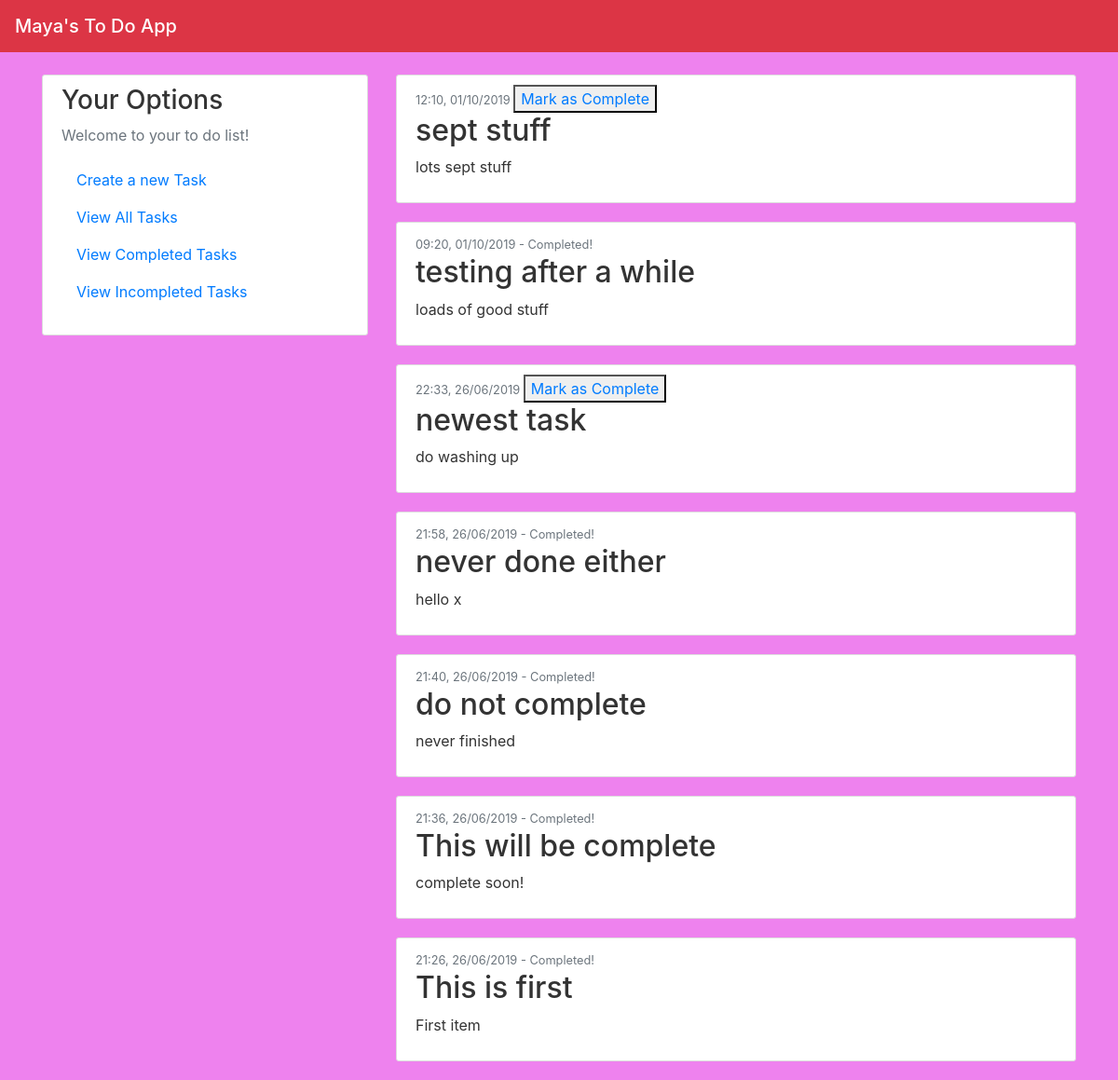
The page /view_all on the database as committed earlier.
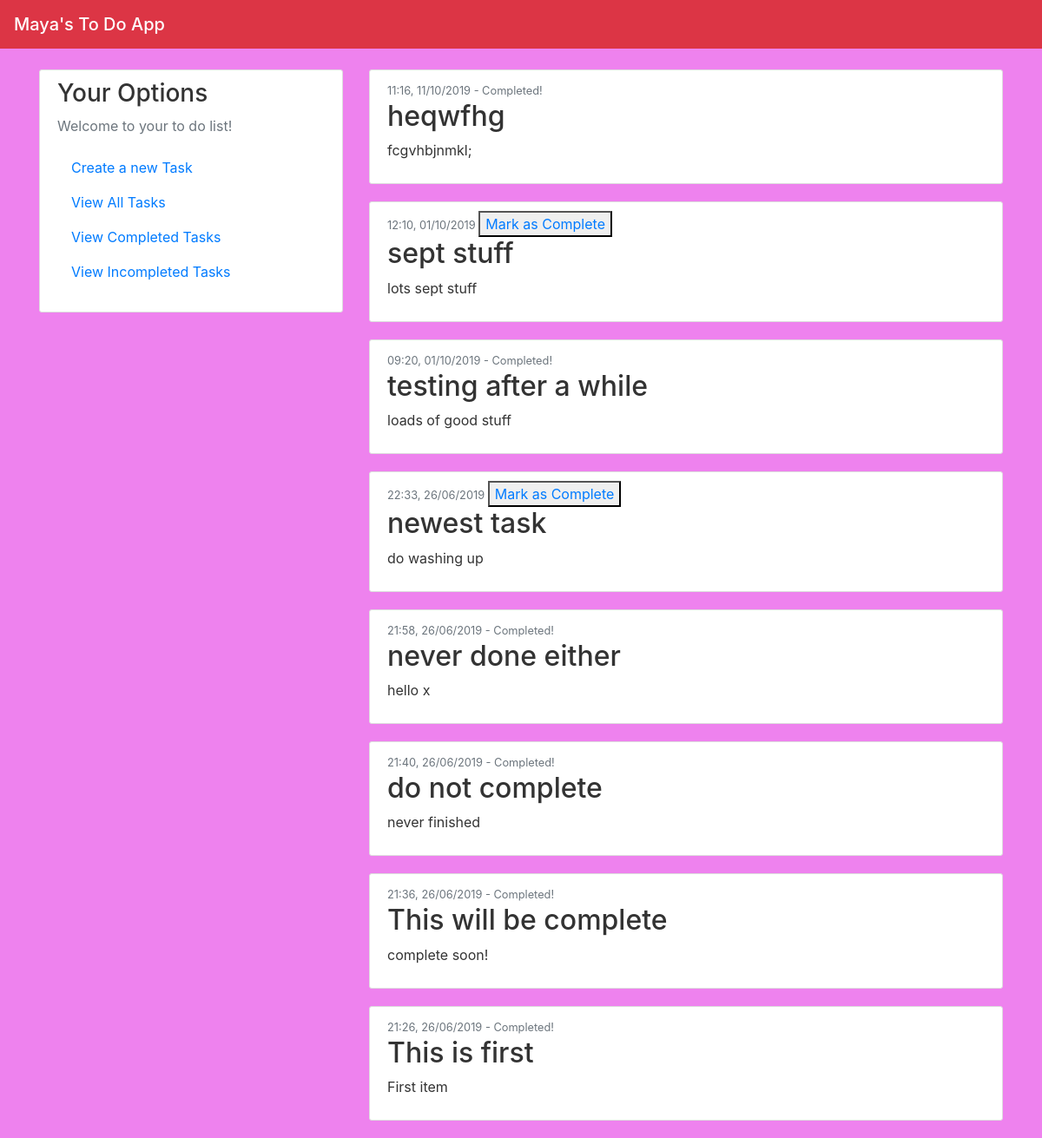
The same page on the database as committed later.
### app.py (models this page shows, shortened)
class Items(db.Model):
    id = db.Column(db.Integer, primary_key=True)
    title = db.Column(db.String(20), unique=False, nullable=False)
    content = db.Column(db.String(120), unique=True, nullable=False)
    date_posted = db.Column(db.DateTime, nullable=False, default=datetime.utcnow)
    complete = db.Column(db.Boolean, unique=False)

### app.py (the view)
@app.route("/view_all")
def view_all():
    posts = Items.query.order_by(Items.date_posted.desc()).all()
    return render_template('view_all.html', posts=posts)

### templates/view_all.html
{% extends "index.html" %}
{% block content %}
    {% for post in posts %}
        <article class="media content-section">
          <div class="media-body">
            <div class="article-metadata">
              {% if post.complete == False %}
                <small class="text-muted">{{ post.date_posted.strftime("%H:%M, %d/%m/%Y") }} </small>
                <button type="button"> <a href="{{ url_for('view_completed',id=post.id) }}"> Mark as Complete </a> </button>
              {% elif post.complete == True %}
                <small class="text-muted">{{ post.date_posted.strftime("%H:%M, %d/%m/%Y") }} - Completed! </small>
              {% endif %}
            </div>
            <h2><a class="article-title">{{ post.title }}</a> </h2>
            <p class="article-content">{{ post.content }}</p>
          </div>
        </article>
    {% endfor %}
{% endblock content %}

### templates/index.html (shortened to what this page needs)
<!DOCTYPE html>
<html>
<head>
    <link rel="stylesheet" href="https://maxcdn.bootstrapcdn.com/bootstrap/4.0.0/css/bootstrap.min.css">
    <link rel="stylesheet" type="text/css" href="{{ url_for('static', filename='main.css') }}">
</head>
<body>
    <header class="site-header">
    <nav class="navbar navbar-dark bg-primary fixed-top bg-danger">
      <span class="navbar-brand mb-0 h1"> Maya's To Do App </span>
    </nav>
    </header>
    <main role="main" class="container">
      <div class="row">
        <div class="col-md-4">
          <div class="content-section">
            <h3>Your Options</h3>
            <p class='text-muted'>Welcome to your to do list!
              <ul class="list-group">
                <a class="nav-item nav-link" href="/create">Create a new Task</a>
                <a class="nav-item nav-link" href="/view_all">View All Tasks</a>
                <a class="nav-item nav-link" href="{{ url_for('view_completed',id=0) }}">View Completed Tasks</a>
                <a class="nav-item nav-link" href="{{ url_for('view_incomplete') }}">View Incompleted Tasks</a>
              </ul>
            </p>
          </div>
        </div>
        <div class="col-md-8">
          {% block content %}{% endblock %}
        </div>
      </div>
    </main>
</body>
</html>

### static/main.css (style rules this page uses)
body { background: #61B2E3; color: #333333; margin-top: 5rem; background-color: rgb(238, 130, 238); }
.content-section { background: #ffffff; padding: 10px 20px; border: 1px solid #dddddd; border-radius: 3px; margin-bottom: 20px; }

Rows that differ between the two databases and show on the page:
added Items: date_posted "11:16, 11/10/2019", title "heqwfhg", content "fcgvhbjnmkl;"
